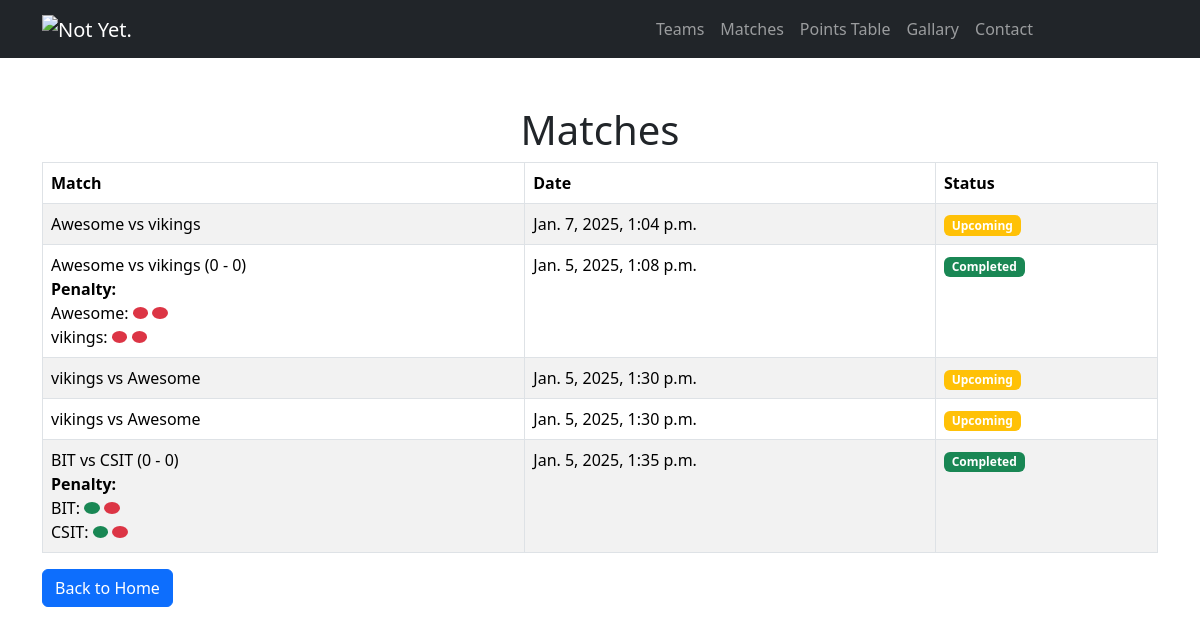
/matches/, run on an earlier commit of the app's database.
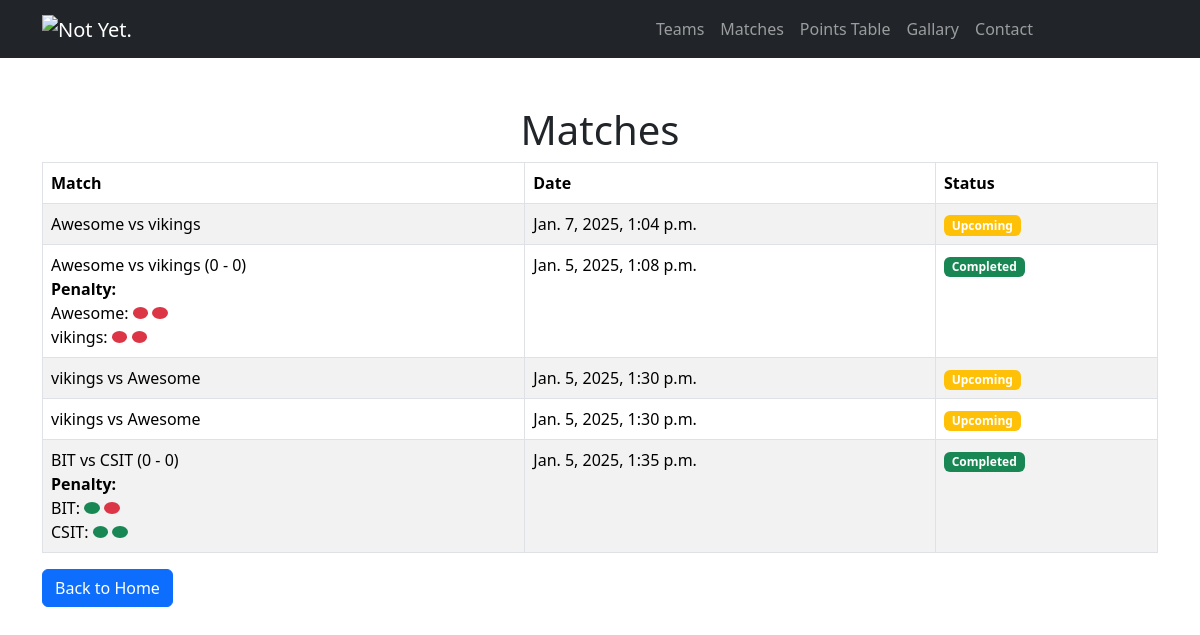
And on a later commit of the database.
### tournaments/models.py (models this page shows, shortened)
class Match(models.Model):
    team1 = models.ForeignKey(Team, on_delete=models.CASCADE, related_name='home_matches')
    team2 = models.ForeignKey(Team, on_delete=models.CASCADE, related_name='away_matches')
    date = models.DateTimeField()
    score_team1 = models.IntegerField(default=0)
    score_team2 = models.IntegerField(default=0)
    is_completed = models.BooleanField(default=False)
    is_penalty = models.BooleanField(default=False)
    penalty_team1 = models.CharField(max_length=100, blank=True, null=True)  # Comma-separated 1s and 0s
    penalty_team2 = models.CharField(max_length=100, blank=True, null=True)

class Team(models.Model):
    name = models.CharField(max_length=100)
    captain_name = models.CharField(max_length=100)
    captain_phone_number = models.CharField(max_length=15)
    points = models.IntegerField(default=0)
    def __str__(self):
        return self.name

### tournaments/views.py (the view)
# urls.py: path('matches/', views.matches),
def matches(request):
    matches = Match.objects.all()
    for match in matches:
        if match.penalty_team1:
            match.penalty_team1 = match.penalty_team1.split(',')  # Split on commas
        if match.penalty_team2:
            match.penalty_team2 = match.penalty_team2.split(',')
    return render(request, 'matches.html', {'matches': matches})

### tournaments/templates/matches.html
{% extends 'base.html' %}
{% block content %}
{% load static %}
<div class="container mt-5">
    <h1 class="text-center">Matches</h1>
    <table class="table table-striped table-bordered">
        <thead class="thead-dark">
            <tr>
                <th>Match</th>
                <th>Date</th>
                <th>Status</th>
            </tr>
        </thead>
        <tbody>
            {% for match in matches %}
            <tr>
                {% if match.is_completed %}
                    <td>
                        {{ match.team1 }} vs {{ match.team2 }}
                        ({{ match.score_team1 }} - {{ match.score_team2 }})
                        {% if match.is_penalty %}
                            <div>
                                <strong>Penalty:</strong>
                                <br>
                                <span>{{ match.team1 }}:</span>
                                {% for penalty in match.penalty_team1 %}
                                    {% if penalty == '1' %}
                                        <span class="badge bg-success rounded-circle" style="width: 12px; height: 12px;"> </span>
                                    {% else %}
                                        <span class="badge bg-danger rounded-circle" style="width: 12px; height: 12px;"> </span>
                                    {% endif %}
                                {% endfor %}
                                <br>
                                <span>{{ match.team2 }}:</span>
                                {% for penalty in match.penalty_team2 %}
                                    {% if penalty == '1' %}
                                        <span class="badge bg-success rounded-circle" style="width: 12px; height: 12px;"> </span>
                                    {% else %}
                                        <span class="badge bg-danger rounded-circle" style="width: 12px; height: 12px;"> </span>
                                    {% endif %}
                                {% endfor %}
                            </div>
                        {% endif %}
                    </td>
                    <td>{{ match.date }}</td>
                    <td>
                        <span class="badge bg-success">Completed</span>
                    </td>
                {% else %}
                    <td>{{ match.team1 }} vs {{ match.team2 }}</td>
                    <td>{{ match.date }}</td>
                    <td>
                        <span class="badge bg-warning">Upcoming</span>
                    </td>
                {% endif %}
            </tr>
            {% endfor %}
        </tbody>
    </table>
    <a class="btn btn-primary" href="/">Back to Home</a>
</div>
{% endblock %}

What changed in the data, as far as the page shows it:
changed Match "Jan. 5, 2025, 1:35 p.m.": penalty_team2 "1,0" → "1,1" (drawn)
